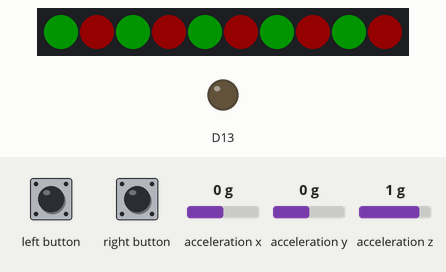
This sketch was run on a simulated Adafruit Circuit Playground Express. On the bench: 10 RGB LEDs in strip order, left to right, output pins drawn as LEDs (lit = HIGH). The test bench sets the inputs (shaded band); at power-on: acceleration x 0 g, acceleration y 0 g, acceleration z 1 g. Dim RGB values are drawn brighter than linear; random numbers use the default seed unless the sketch sets one.

Above: at 1.2 s.
1.3 s: left button pressed for 0.15 s
At 2.3 s:
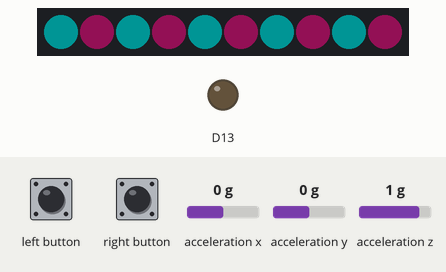
2.9 s: left button pressed for 1 s
At 3.2 s:
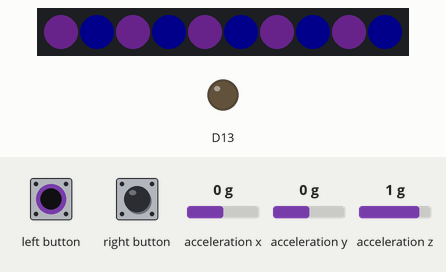
5.4 s: left button pressed for 3.2 s
At 6.7 s:
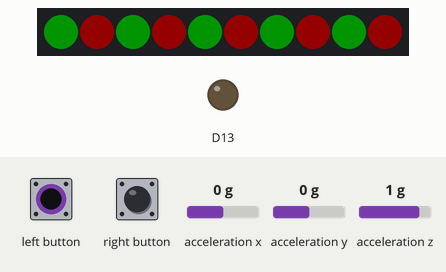
10.1 s: right button pressed for 0.15 s
At 11.1 s:
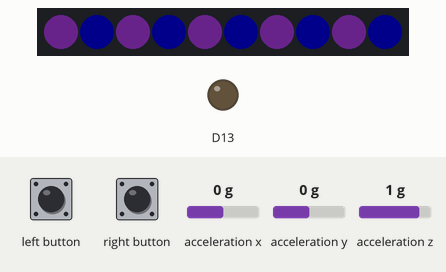
Timing chart, 0 to 12.7 s (numbered marks = the images above; inputs shaded):
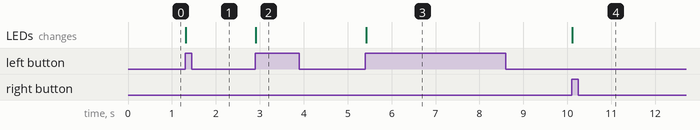

The sketch:

iat_320_lab_2.ino
```cpp
#include <Adafruit_CircuitPlayground.h>

int presets[3][3][3] = {
  {
    {0,255,0},
    {255,0,0},
    {0,0,255}
  },
  {
    {120, 45, 155},
    {0, 0, 138},
    {0,128,9}
    },
   {
    {0, 255, 255},
    {233, 35, 138},
    {154,128,200}
   }

};

int preset = 0;
bool lastRightPress = false;
bool lastLeftPress = false;

void setup() {
  Serial.begin(9600);
  CircuitPlayground.begin();
}

void loop() {
  bool leftPress = CircuitPlayground.leftButton();
  if (leftPress && (lastLeftPress == false)) {
    preset = ((preset-1)+3) % 3;
  }
  lastLeftPress = leftPress;

  bool rightPress = CircuitPlayground.rightButton();
  if (rightPress && (lastRightPress == false)) {
    preset = (preset + 1) % 3;
  }
  lastRightPress = rightPress;

  float acc = abs(CircuitPlayground.motionX()) + abs(CircuitPlayground.motionY()) + abs(CircuitPlayground.motionZ());
  if (acc > 25) {
    preset = rand() % 3;
  }

  for (int i=0; i<10; i++) {
    CircuitPlayground.setPixelColor(
      i,presets[preset][i%2][0],presets[preset][i%2][1],presets[preset][i%2][2]);
  }

  delay(10);
}
```

Measured:
- after the input at 1.3 s, the LEDs: change at once (image 1)
- after the input at 2.9 s, the LEDs: change at once (image 2)
- after the input at 5.4 s, the LEDs: change at once (image 3)
- after the input at 10.1 s, the LEDs: change at once (image 4)
